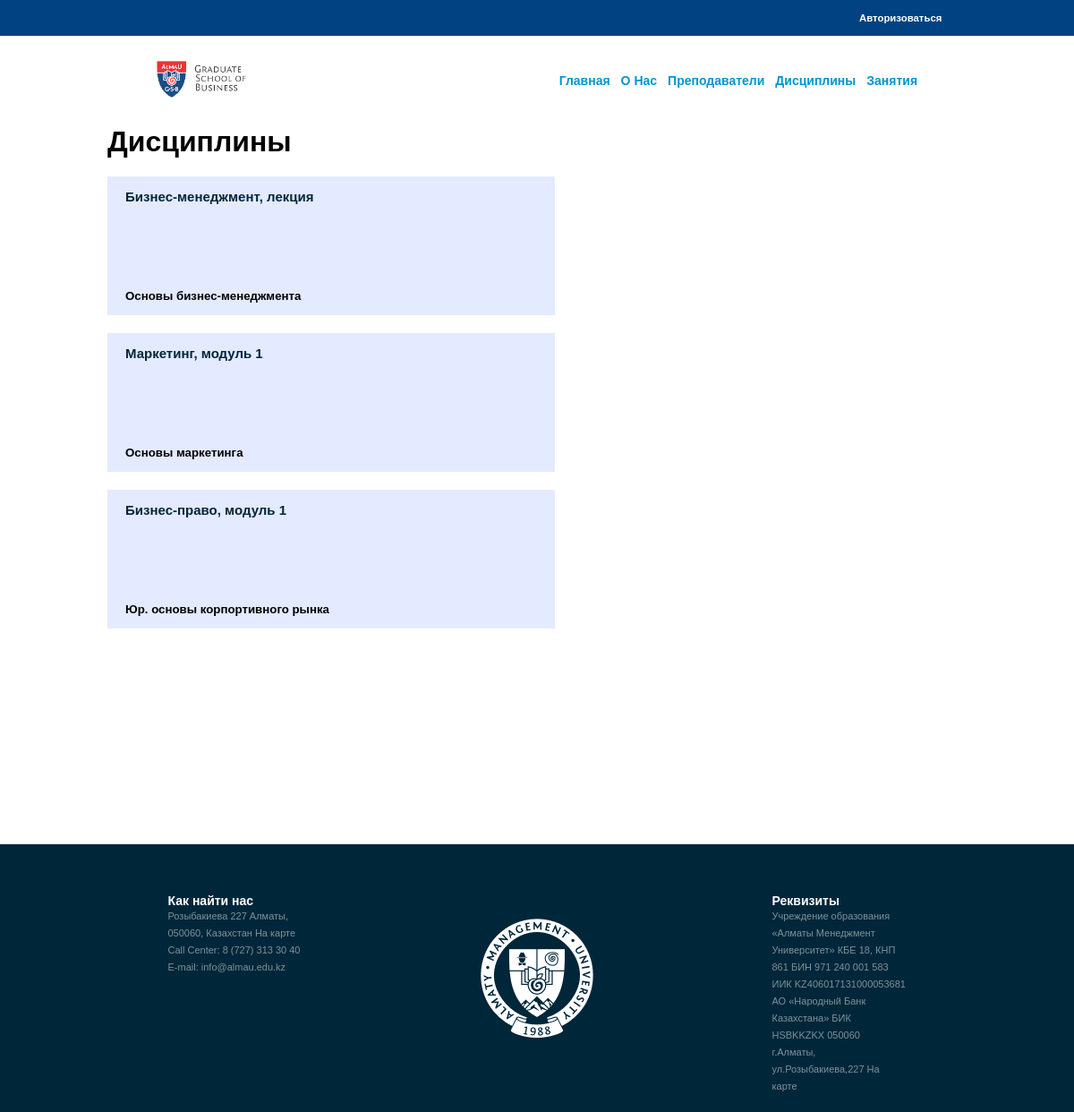
Page /disciplines/ on the committed database.
### main/models.py (models this page shows, shortened)
class Discipline(models.Model):
    title = models.CharField('Наименование', max_length=255)
    about = models.TextField('Описание', blank=True)
    class Meta:
        verbose_name = 'Дисциплина'
        verbose_name_plural = 'Дисциплины'

### main/views.py (the view)
# urls.py: path('disciplines/', views.disciplines, name='main-disciplines'),
def disciplines(request):
    error = 'No db'
    data = Discipline.objects.all()
    context = {
        'title': 'Дисциплины',
        'header': 'Занятия',
        'data': data,
        'error': error,
    }
    return render(request, 'main/disciplines.html', context)

### main/templates/main/disciplines.html (shortened to what this page needs)
{% extends 'main/base.html' %}
{% block content%}
<h1>Дисциплины</h1>
{% for row in data %}
<div class="lesson_block" style="margin-top: 20px;">
    <div class="left">
      <p><span class="nam"><span style="color: #00263a;">{{row.title}}</span></p></span>
      <h5>{{row.about}}</h5>
    </div>
    <div class="right">
    </div>
</div>
    {% endfor %}
{% endblock %}

### main/static/main/css/main.css (style rules this page uses)
body, html { width: 100%; height: 100% }
* { margin: 0; padding: 0; list-style: none; box-sizing: border-box; font-family: 'Roboto-Bold', sans-serif; }
p { font-family: 'Roboto-Bold', sans-serif; }
body { display: block; }
.lesson_block { width: 500px; height: 155px; display: flex; flex-direction: row; background: #E4EAFF; padding-left: 20px; padding-top: 14px; padding-bottom: 14px; }
.left { width: 50%; display: flex; flex-direction: column; justify-content: space-between; }
.right { width: 50%; display: flex; flex-wrap: wrap; align-items:stretch; }
.nam { font-style: normal; font-weight: 600; font-size: 15px; line-height: 16px; color: #000000; }
h5 { margin-top: ; }

### rows in the picture
Discipline: title "Бизнес-менеджмент, лекция", about "Основы бизнес-менеджмента"
Discipline: title "Маркетинг, модуль 1", about "Основы маркетинга"
Discipline: title "Бизнес-право, модуль 1", about "Юр. основы корпортивного рынка"
